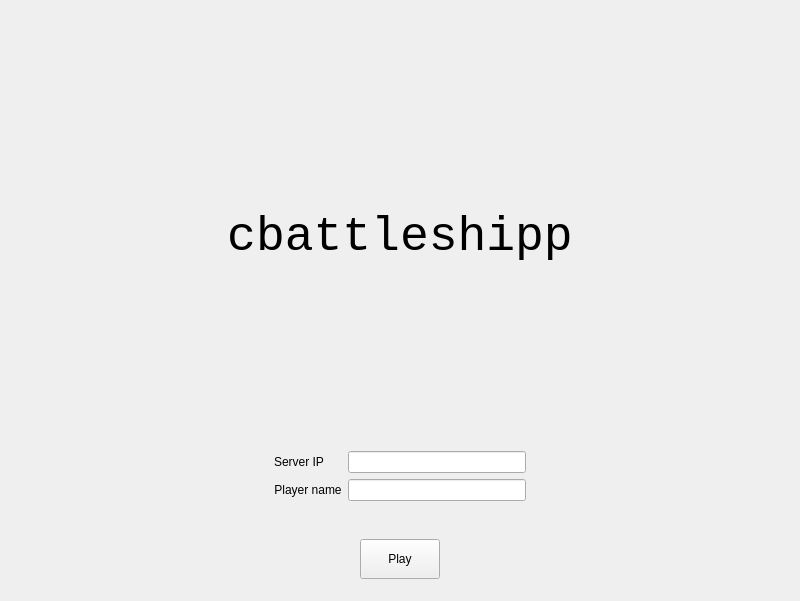
<?xml version="1.0" encoding="UTF-8"?>
<ui version="4.0">
 <class>MainWindow</class>
 <widget class="QMainWindow" name="MainWindow">
  <property name="geometry">
   <rect>
    <x>0</x>
    <y>0</y>
    <width>800</width>
    <height>601</height>
   </rect>
  </property>
  <property name="windowTitle">
   <string>cbattleshipp</string>
  </property>
  <widget class="QWidget" name="centralWidget">
   <layout class="QGridLayout" name="gridLayout_3">
    <item row="0" column="0">
     <widget class="QStackedWidget" name="displayManager">
      <widget class="QWidget" name="welcomeScreen">
       <layout class="QVBoxLayout" name="verticalLayout_2">
        <item>
         <layout class="QVBoxLayout" name="verticalLayout">
          <item>
           <spacer name="verticalSpacer">
            <property name="orientation">
             <enum>Qt::Vertical</enum>
            </property>
            <property name="sizeType">
             <enum>QSizePolicy::Preferred</enum>
            </property>
            <property name="sizeHint" stdset="0">
             <size>
              <width>20</width>
              <height>40</height>
             </size>
            </property>
           </spacer>
          </item>
          <item>
           <widget class="QLabel" name="label">
            <property name="minimumSize">
             <size>
              <width>0</width>
              <height>350</height>
             </size>
            </property>
            <property name="font">
             <font>
              <family>Monospace</family>
              <pointsize>36</pointsize>
              <weight>50</weight>
              <bold>false</bold>
             </font>
            </property>
            <property name="text">
             <string>cbattleshipp</string>
            </property>
            <property name="alignment">
             <set>Qt::AlignCenter</set>
            </property>
           </widget>
          </item>
          <item>
           <layout class="QHBoxLayout" name="horizontalLayout_2">
            <item>
             <spacer name="horizontalSpacer_3">
              <property name="orientation">
               <enum>Qt::Horizontal</enum>
              </property>
              <property name="sizeType">
               <enum>QSizePolicy::MinimumExpanding</enum>
              </property>
              <property name="sizeHint" stdset="0">
               <size>
                <width>40</width>
                <height>20</height>
               </size>
              </property>
             </spacer>
            </item>
            <item>
             <layout class="QFormLayout" name="formLayout">
              <property name="labelAlignment">
               <set>Qt::AlignLeading|Qt::AlignLeft|Qt::AlignVCenter</set>
              </property>
              <property name="formAlignment">
               <set>Qt::AlignCenter</set>
              </property>
              <item row="0" column="0">
               <widget class="QLabel" name="label_2">
                <property name="text">
                 <string>Server IP</string>
                </property>
                <property name="alignment">
                 <set>Qt::AlignCenter</set>
                </property>
               </widget>
              </item>
              <item row="0" column="1">
               <widget class="QLineEdit" name="leServerIP"/>
              </item>
              <item row="1" column="0">
               <widget class="QLabel" name="label_3">
                <property name="text">
                 <string>Player name</string>
                </property>
                <property name="alignment">
                 <set>Qt::AlignCenter</set>
                </property>
               </widget>
              </item>
              <item row="1" column="1">
               <widget class="QLineEdit" name="lePlayerName"/>
              </item>
             </layout>
            </item>
            <item>
             <spacer name="horizontalSpacer_4">
              <property name="orientation">
               <enum>Qt::Horizontal</enum>
              </property>
              <property name="sizeType">
               <enum>QSizePolicy::MinimumExpanding</enum>
              </property>
              <property name="sizeHint" stdset="0">
               <size>
                <width>40</width>
                <height>20</height>
               </size>
              </property>
             </spacer>
            </item>
           </layout>
          </item>
          <item>
           <layout class="QHBoxLayout" name="horizontalLayout">
            <item>
             <spacer name="horizontalSpacer">
              <property name="orientation">
               <enum>Qt::Horizontal</enum>
              </property>
              <property name="sizeHint" stdset="0">
               <size>
                <width>40</width>
                <height>20</height>
               </size>
              </property>
             </spacer>
            </item>
            <item>
             <widget class="QPushButton" name="playButton">
              <property name="minimumSize">
               <size>
                <width>50</width>
                <height>40</height>
               </size>
              </property>
              <property name="font">
               <font>
                <weight>50</weight>
                <bold>false</bold>
               </font>
              </property>
              <property name="autoFillBackground">
               <bool>true</bool>
              </property>
              <property name="text">
               <string>Play</string>
              </property>
              <property name="flat">
               <bool>false</bool>
              </property>
             </widget>
            </item>
            <item>
             <spacer name="horizontalSpacer_2">
              <property name="orientation">
               <enum>Qt::Horizontal</enum>
              </property>
              <property name="sizeHint" stdset="0">
               <size>
                <width>40</width>
                <height>20</height>
               </size>
              </property>
             </spacer>
            </item>
           </layout>
          </item>
         </layout>
        </item>
       </layout>
      </widget>
      <widget class="QWidget" name="gameScreen">
       <layout class="QVBoxLayout" name="verticalLayout_3">
        <item>
         <layout class="QHBoxLayout" name="horizontalLayout_4">
          <item>
           <widget class="QGroupBox" name="playerBox">
            <property name="minimumSize">
             <size>
              <width>0</width>
              <height>400</height>
             </size>
            </property>
            <property name="title">
             <string>PlayerName</string>
            </property>
           </widget>
          </item>
          <item>
           <widget class="QGroupBox" name="opponentBox">
            <property name="minimumSize">
             <size>
              <width>0</width>
              <height>400</height>
             </size>
            </property>
            <property name="title">
             <string>Opponent Name</string>
            </property>
           </widget>
          </item>
         </layout>
        </item>
        <item>
         <layout class="QGridLayout" name="gridLayout_2">
          <item row="0" column="0">
           <spacer name="horizontalSpacer_5">
            <property name="orientation">
             <enum>Qt::Horizontal</enum>
            </property>
            <property name="sizeHint" stdset="0">
             <size>
              <width>40</width>
              <height>20</height>
             </size>
            </property>
           </spacer>
          </item>
          <item row="0" column="1">
           <widget class="QPushButton" name="pushButton">
            <property name="text">
             <string>Hit</string>
            </property>
           </widget>
          </item>
         </layout>
        </item>
        <item>
         <layout class="QGridLayout" name="gridLayout">
          <item row="0" column="1">
           <widget class="QLabel" name="label_4">
            <property name="text">
             <string>Notifications</string>
            </property>
           </widget>
          </item>
          <item row="4" column="1">
           <layout class="QVBoxLayout" name="verticalLayout_4">
            <item>
             <widget class="QTextEdit" name="teNotifications">
              <property name="sizePolicy">
               <sizepolicy hsizetype="Expanding" vsizetype="Expanding">
                <horstretch>0</horstretch>
                <verstretch>0</verstretch>
               </sizepolicy>
              </property>
              <property name="undoRedoEnabled">
               <bool>false</bool>
              </property>
              <property name="readOnly">
               <bool>true</bool>
              </property>
              <property name="textInteractionFlags">
               <set>Qt::NoTextInteraction</set>
              </property>
             </widget>
            </item>
           </layout>
          </item>
          <item row="4" column="0">
           <widget class="QTextEdit" name="teChat">
            <property name="readOnly">
             <bool>true</bool>
            </property>
           </widget>
          </item>
          <item row="5" column="0">
           <layout class="QHBoxLayout" name="horizontalLayout_3">
            <item>
             <widget class="QLineEdit" name="leTextMsg"/>
            </item>
            <item>
             <widget class="QPushButton" name="sendButton">
              <property name="text">
               <string>Send</string>
              </property>
             </widget>
            </item>
           </layout>
          </item>
          <item row="0" column="0">
           <widget class="QLabel" name="label_5">
            <property name="text">
             <string>Chat</string>
            </property>
           </widget>
          </item>
         </layout>
        </item>
       </layout>
      </widget>
     </widget>
    </item>
   </layout>
  </widget>
 </widget>
 <layoutdefault spacing="6" margin="11"/>
 <resources/>
 <connections/>
</ui>
